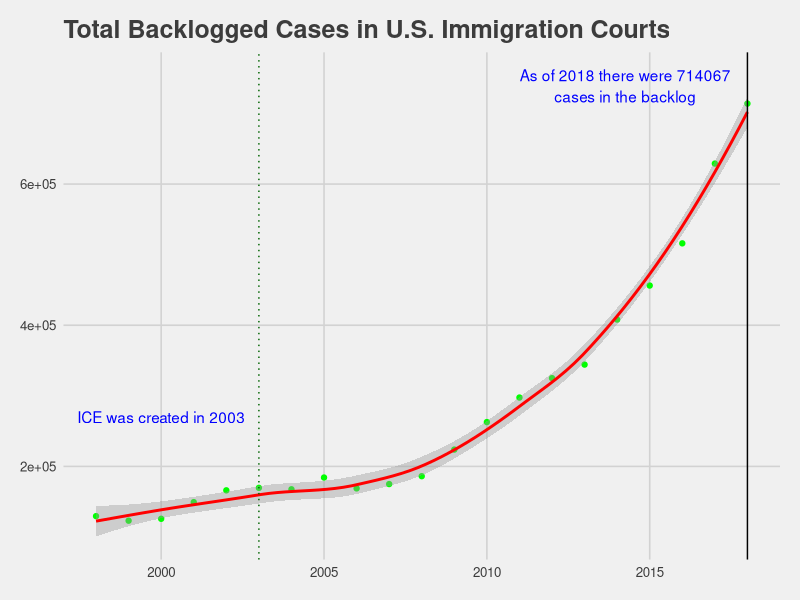

The R script that drew this image:
## ---- chunk 1
knitr::opts_chunk$set(echo = TRUE)
library(readr)
library(ggplot2)
library(tidyverse)
library(ggthemes)
data <- read_csv("data-KIK4y.csv")
## ---- chunk 2
ggplot(data = data, aes(x=`fiscal-year`, y = `total-us-backlog-immigration-court`)) +
  geom_point(color = "green") +
  geom_smooth(color = "red") +
  geom_vline(xintercept  = 2003, color = "dark green", linetype="dotted") +
  geom_vline(xintercept  = 2018) +
  ggtitle("Total Backlogged Cases in U.S. Immigration Courts") +
  theme_fivethirtyeight() +
   annotate("text", x = 2000, y= 269600, label = "ICE was created in 2003", color = "blue") +
   annotate("text", x = 2014.25, y= 754067, label = "As of 2018 there were 714067", color = "blue") +
   annotate("text", x = 2014.25, y= 724067, label = "cases in the backlog", color = "blue") +
  ylab("Cases in U.S. Immigration Courts")
